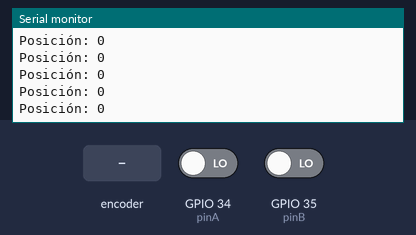
The sketch below on a simulated ESP32. On the bench: the last lines printed to the serial monitor. The inputs (shaded band) are chosen by the test bench; at power-on: GPIO 34 (pinA) LOW, GPIO 35 (pinB) LOW.

Above: at 1.2 s.
1.3 s: rotary encoder on GPIO 34 (pinA) / GPIO 35 (pinB) turned 1 step (first pin leading)
At 2.1 s:
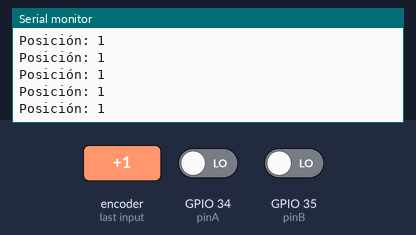
3.0 s: rotary encoder on GPIO 34 (pinA) / GPIO 35 (pinB) turned 1 step (first pin leading)
At 3.5 s:
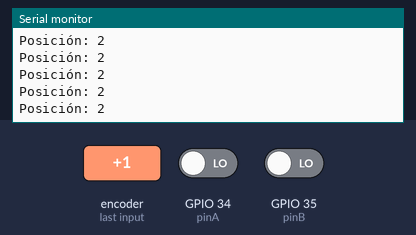
Timing chart, 0 to 6.0 s (numbered marks = the images above; inputs shaded):
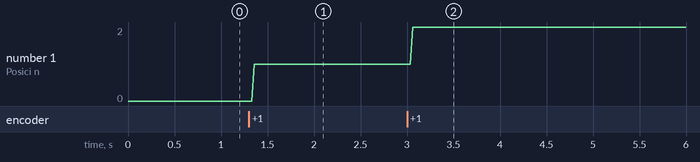

The sketch:

encoder.ino
```cpp
#include <Arduino.h>

const int pinA = 34; // Fase A a GPIO34
const int pinB = 35; // Fase B a GPIO35

volatile int position = 0; // Posición incremental del encoder
volatile bool lastA = LOW; // Última lectura de la fase A

void setup() {
    Serial.begin(115200); // Inicializo la comunicación serial (baudrate: 115200 baud)
    pinMode(pinA, INPUT); // Inicializo la fase A
    pinMode(pinB, INPUT); // Inicializo la fase B
    attachInterrupt(digitalPinToInterrupt(pinA), updateEncoder, CHANGE); // Inicializo interrupción para cuando se mueve el encoder (cambia la fase A) con su función de callback
}

void loop() {
    // Muestro la posición actual
    Serial.print("Posición: ");
    Serial.println(position);
    delay(25);
}

void updateEncoder() {
    bool currentA = digitalRead(pinA); // Estado acutal de la fase A
    bool currentB = digitalRead(pinB); // Estado actual de la fase B

    if (lastA == LOW && currentA == HIGH) { // Verifico si A cambia
        // Si A cambia, analizo si la rotación es horaria o antihoraria con la fase B
        if (currentB == LOW) {
            position++; // Rotación horaria
        } else {
            position--; // Rotación antihoraria
        }
    }
    lastA = currentA; // Actualizo el estado de la fase A
}
```

Measured:
- after the input at 1.3 s, the serial monitor: prints a new line after 0.06 s (image 1)
- after the input at 3.0 s, the serial monitor: prints a new line after 0.06 s (image 2)
- plotted number 1: 0 → 1 after the input at 1.3 s, 1 → 2 after the input at 3.0 s
